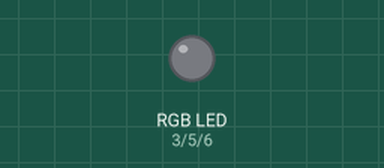
A sketch run on a simulated Arduino Uno, built with avr-gcc and run on an emulated ATmega328P. Parts: an RGB LED mixed from three pins (HIGH = lit).

Above: at 0.05 s.
At 1.05 s:
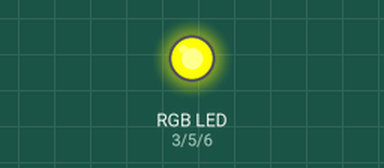
At 1.95 s:
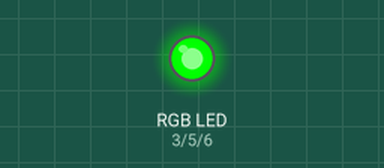
At 2.45 s:
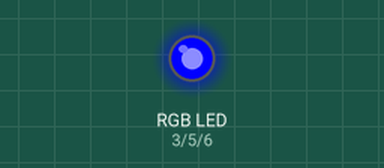
At 2.95 s:
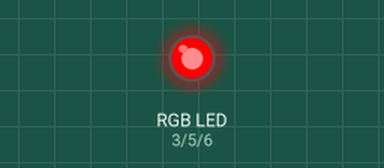
At 3.95 s:
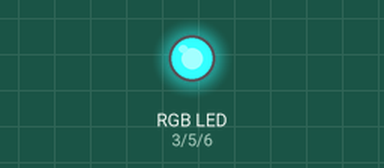
Timing chart, 0 to 5.2 s (numbered marks = the images above):
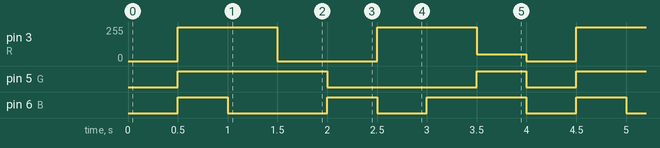

The sketch:

rgbLed.ino
```cpp
#define R 3
#define G 5
#define B 6


void setup() {
  // put your setup code here, to run once:
  pinMode(R, OUTPUT);
  pinMode(G, OUTPUT);
  pinMode(B, OUTPUT);


}

void negru(){
  analogWrite(R,0);
  analogWrite(G,0);
  analogWrite(B,0);
}

void alb(){
  analogWrite(R,255);
  analogWrite(G,255);
  analogWrite(B,255);

}

void galben(){
  analogWrite(R,255);
  analogWrite(G,255);
  analogWrite(B,0);
}

void albastru(){
  analogWrite(R,0);
  analogWrite(G,0);
  analogWrite(B,255);
}

void verde(){
  analogWrite(R,0);
  analogWrite(G,255);
  analogWrite(B,0);
}
void rosu(){
  analogWrite(R,255);
  analogWrite(G,0);
  analogWrite(B,0);
}
void roz(){
  analogWrite(R,255);
  analogWrite(G,0);
  analogWrite(B,255);
}

void turcoaz(){
  analogWrite(R,51);
  analogWrite(G,255);
  analogWrite(B,255);
}


void loop() {
  // put your main code here, to run repeatedly:

  negru();
  delay(500);
  alb();
  delay(500);
  galben();
  delay(500);
  verde();
  delay(500);
  albastru();
  delay(500);
  rosu();
  delay(500);
  roz();
  delay(500);
  turcoaz();
  delay(500);
}
```

Measured:
- by itself, pin 3 (R): repeats every 4.0 s: 0/255 1.0 s, 255/255 1.0 s, 51/255 0.50 s, 0/255 0.50 s, 255/255 1.0 s
- by itself, pin 5 (G): repeats every 4.0 s: LOW 1.5 s, HIGH 0.50 s, LOW 0.50 s, HIGH 1.5 s
- by itself, pin 6 (B): repeats every 4.0 s: LOW 1.0 s, HIGH 0.50 s, LOW 0.50 s, HIGH 1.0 s, LOW 0.50 s, HIGH 0.50 s
